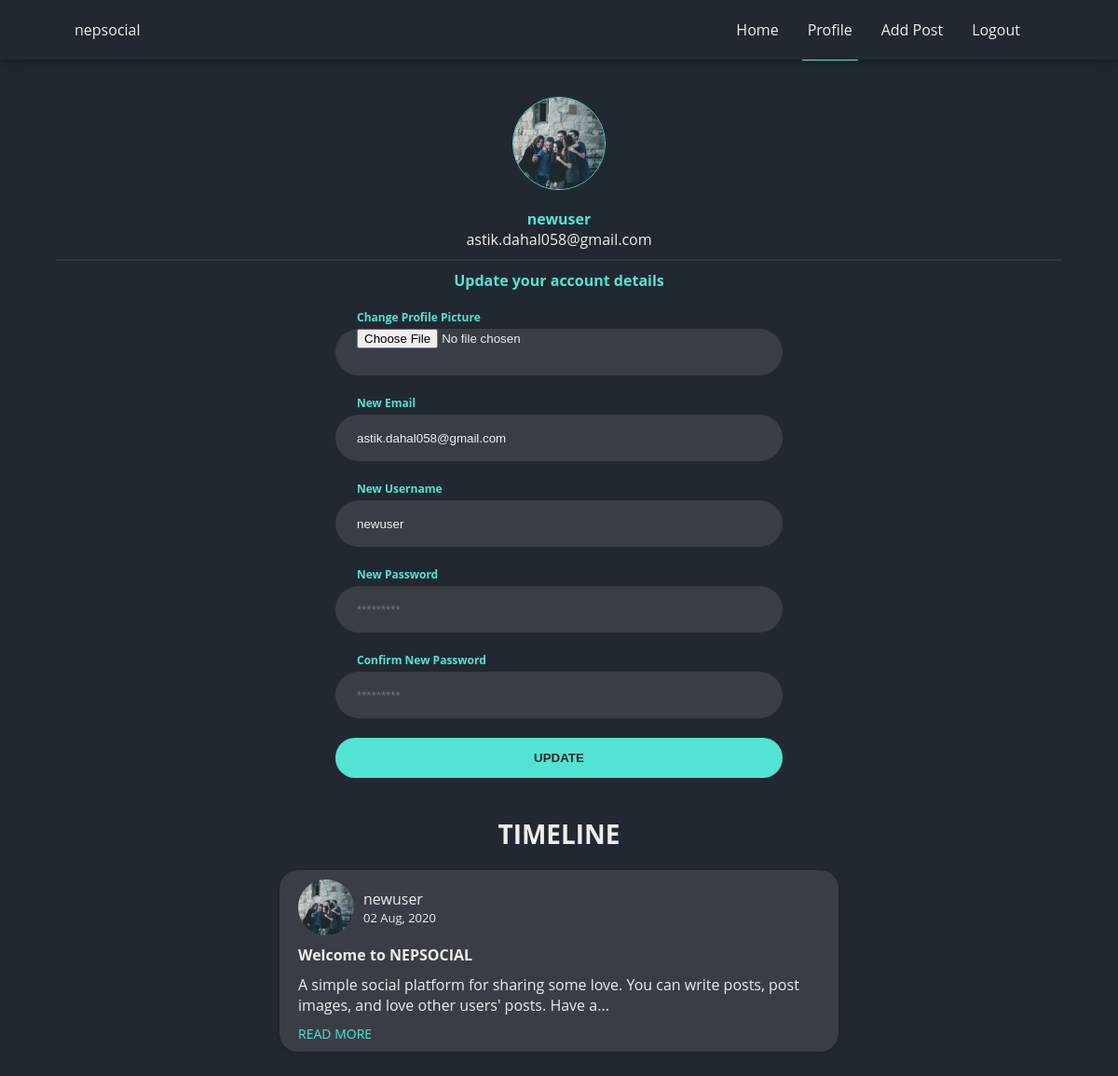
Screenshot of /profile (signed in) with the database file from the repository.
### blog/models.py (models this page shows, shortened)
class User(db.Model, UserMixin):
    __searchable__ = ['username']
    id = db.Column(db.Integer, primary_key=True)
    username = db.Column(db.String(12), unique=True, nullable=False)
    email = db.Column(db.String(120), unique=True, nullable=False)
    password = db.Column(db.String(36), nullable=False)
    profile_image = db.Column(db.String(60), default='default.jpg')
    confirmed = db.Column(db.Boolean, default=False)
    posts = db.relationship('Post', backref='author', lazy=True)
    liked = db.relationship('PostLike',
                            foreign_keys='PostLike.user_id',
                            backref='user',
                            lazy='dynamic')

class Post(db.Model):
    __searchable__ = ['title', 'content']
    id = db.Column(db.Integer, primary_key=True)
    date_posted = db.Column(db.DateTime, default=datetime.utcnow)
    title = db.Column(db.String(90), nullable=True, default='')
    content = db.Column(db.String(3000), nullable=False)
    image_file = db.Column(db.String(60))
    category = db.Column(db.String(20), default='Public')
    user_id = db.Column(db.Integer(), db.ForeignKey('user.id'), nullable=False)
    likes = db.relationship('PostLike', backref='post', lazy='dynamic')

### blog/users/routes.py (the view)
@users.route("/profile", methods=['GET', 'POST'])
@login_required
def profile():
    form = UpdateAccountForm()
    if form.validate_on_submit():
        form_picture = form.picture.data
        if form_picture :
            picture_file = save_profile_picture(form_picture)
            if picture_file:
                current_user.profile_image = picture_file
        if form.password.data and form.confirm_password.data:
            if form.password.data == form.confirm_password.data:
                hashed_pw = bcrypt.generate_password_hash(form.password.data)
                current_user.password = hashed_pw
            else:
                flash("Passwords don't match", 'error')
                return redirect(url_for('users.profile'))
        current_user.username = form.username.data  #current user is derived from usermixin class in models, from loginmanager
        current_user.email = form.email.data
        db.session.commit()
        flash('Your account has been updated!', 'success')
        return redirect(url_for('users.profile'))
    elif request.method == 'GET': #adds the current users email and username on the form field
        form.username.data = current_user.username
        form.email.data = current_user.email
    profile_image = url_for('static',
                            filename='profile_pics/' +
                            current_user.profile_image)
    page = request.args.get('page', 1, type=int) #get page query '?page=xx' from the url bar
    user = User.query.filter_by(username=current_user.username).first()
    posts = Post.query.filter_by(author=user).order_by(
        Post.date_posted.desc()).paginate(per_page=15, page=page)
    return render_template('profile.html',
                           title='Account',
                           profile_image=profile_image,
                           form=form,
                           posts=posts)

### blog/users/forms.py (shortened to what this page needs)
class UpdateAccountForm(FlaskForm):
    email = StringField('New Email', validators=[DataRequired(), Email()])
    username = StringField('New Username',
                           validators=[DataRequired(),
                                       Length(min=4, max=12)])
    password = PasswordField('New Password') #, validators=[ Length(min=8, max=32)]
    confirm_password = PasswordField('Confirm New Password') #, validators=[EqualTo('password', message="Must be equal to the original password!")]
    picture = FileField('Change Profile Picture', validators =[
        FileAllowed(['jpg', 'png'], message="Invalid file type. Upload JPG or PNG")
    ])
    submit = SubmitField('Update')

### blog/models.py (called while the page is built)
@login_manager.user_loader
def load_user(user_id):
    return User.query.get(int(user_id))

### blog/templates/profile.html (shortened to what this page needs)
{% extends "base.html" %}
{% block content %}
<section class="profile">
  <div class="profile__container">
    <div class="pc__top">
      <div class="pc__img">
        <img src="{{ profile_image }}" alt="{{ current_user.username }}">
      </div>
      <p class="pc__username ">{{ current_user.username }}</p>
      <p class="pc__email">{{ current_user.email }}</p>
    </div>
    <hr>
    <div class="update__container form__container">
      <form class="form uc__form" action="" method="POST" enctype="multipart/form-data">
          <fieldset >
              <p class="form__legend ucf__legend">Update your account details</p>
              <div class="form-group">
                  {{ form.picture.label(class="form-control-label") }}
                  {{ form.picture(class="form-control form-control-file") }}
                 </div>
                  <div class="form-group">
                    {{ form.email.label (class="form-control-label") }}
                    {% if form.email.errors %}
                        {{ form.email  (class="form-control", placeholder="johndoe@gmail.com")}}
                        <div class="invalid-feedback">
                            {% for error in form.email.errors %}
                            <span class="form-control-error"  >{{error   }}</span>
                            {% endfor %}
                        </div>
                    {% else %}
                    {{ form.email (class="form-control", placeholder="johndoe@gmail.com") }}
                    {% endif %}
                </div>
                <div class="form-group">
                  {{ form.username.label (class="form-control-label") }}
                  {% if form.username.errors %}
                      {{ form.username  (class="form-control", placeholder="John Doe")}}
                      <div class="invalid-feedback">
                          {% for error in form.username.errors %}
                          <span class="form-control-error"  >{{error }}</span>
                          {% endfor %}
                      </div>
                  {% else %}
                  {{ form.username (class="form-control", placeholder="John Doe") }}
                  {% endif %}
              </div>
              <div class="form-group ">
                {{ form.password.label(class="form-control-label") }}
                {% if form.password.errors%}
                {{ form.password (class="form-control", placeholder="*********")}}
                <div class="invalid-feedback">
                    {% for error in form.password.errors %}
                    <span class="form-control-error"  >{{error  }}</span>
                    {% endfor %}
                </div>
            {% else %}
            {{ form.password (class="form-control", placeholder="*********")}}
            {% endif %}
            </div>
            <div class="form-group">
              {{ form.confirm_password.label(class="form-control-label") }}
              {% if form.confirm_password.errors%}
              {{ form.confirm_password (class="form-control", placeholder="*********")}}
              <div class="invalid-feedback">
                  {% for error in form.confirm_password.errors %}
                  <span class="form-control-error"  >{{error}}</span>
                  {% endfor %}
              </div>
              {% else %}
                  {{ form.confirm_password (class="form-control", placeholder="*********")}}
              {% endif %}
              </div>
                <div class="form-group">
                  {{ form.submit(class="submit-btn btn btn--primary") }}
                </div>
              </fieldset>
          </form>
       </div>
       <h2 class="profile-feed-title">Timeline</h2>
       <div class="feed">
        <ul class="posts">
          {% for post in posts.items %}
            {% if post.category == 'Public' %}
              <li class="posts__item">
                <div class="p-top">
                  <div class="author-img-cont">
                    <img class="p__author-img" src="{{ url_for('static',filename='profile_pics/' +post.author.profile_image) }}" alt="{{ post.author.username }}">
                  </div>
                  <div class="p-top-detail">
                    <p><a class="p__author" href="{{ url_for('users.user_posts', username = post.author.username)}}">{{ post.author.username}}</a></p>
                    <p class="p__dateposted"> <span>{{ post.date_posted.strftime("%d %b, %Y") }} </span>
                  </div>
                </div>
                <div class="p-btm">
                  <p class="p__title">{{ post.title }}</p>
                  <a href="{{ url_for('posts.post', id = post.id)}}" class="p__content">{{ post.content | striptags | truncate(125, killwords=False, end='...')}}</a>
                  <br>
                  <a href="{{ url_for('posts.post', id = post.id)}}" class="p__readmore">READ MORE</a>
                </div>
              </li>
            {% endif %}
          {% endfor %}
        </ul>
      </div>
      </div>
</div>
{% endblock content %}

### blog/static/styles/style.css (style rules this page uses)
* { margin: 0; padding: 0; box-sizing: border-box; }
html { --main-bg: #222831; --pri-text: #eeeeee; --sec-text: #53e3d2; --accent: #53e3d2; --accent-soft: #34a497; --neutral: #393e46; --danger: #fd3b3b; --info: #346dc2; --warning: #a89527; --success: #41a53e; background-color: var(--main-bg); font-size: 10px; font-family: "Open Sans"; overflow-x: hidden; }
.form-control-label, .form-check-label { font-size: 1.2rem; }
li { list-style: none; }
a { text-decoration: none; }
p, article, a { font-size: 1.6rem; }
h2 { font-size: 2.6rem; }
body { color: var(--pri-text); overflow-x: hidden; }
body a { color: var(--pri-text); }
@media only screen and (min-width: 1000px) { p, article, a { font-size: 1.6rem; } }
@media only screen and (min-width: 1000px) { h2 { font-size: 2.8rem; } }
.btn { display: flex; height: 4.3rem; align-items: center; justify-content: center; width: 18rem; font-weight: bold; text-transform: uppercase; border-radius: 2.1rem; }
.btn--primary { background-color: var(--accent); color: var(--main-bg); transition: background-color ease 250ms, color ease 250ms; }
input[type="submit"] { border: none; cursor: pointer; font-weight: bold; }
.form__container { display: flex; flex-direction: column; align-items: center; justify-content: center; height: inherit; max-width: 500px; margin: 0 auto; }
.form { display: flex; flex-direction: column; width: 100%; padding: 0 1rem; }
fieldset { outline: none; border: none; width: 100%; }
.form__legend { text-align: center; color: var(--sec-text); font-weight: bold; margin-bottom: 2rem; }
.form-group, .form-check { margin-bottom: 2.1rem; }
.form-group { display: flex; flex-direction: column; }
.form-group input[type = submit] { width: 100%; }
.form-control { display: inline-block; height: 5rem; padding: 0 2.3rem; border-radius: 3rem; border: none; background-color: var(--neutral); color: var(--pri-text); transition: border 250ms ease; }
.form-control-label { margin-bottom: 0.4rem; font-weight: bold; color: var(--sec-text); }
.form-control-label, .form-check-label,.form-group p { padding-left: 2.3rem; }
.posts { max-width: 600px; margin: 0 auto; }
.posts__item { background-color: var(--neutral); margin-bottom: 2.6rem; padding: 1rem 2rem; border-radius: 2rem; box-shadow: 0px 1px 4px 0px rgba(0,0,0,0.2); }
.p-top { display: flex; align-items: center; }
.author-img-cont { height: 6rem; width: 6rem; border-radius: 50%; overflow: hidden; display: flex; align-items: center; justify-content: center; }
.p__author-img { height: 6rem; width: 6rem; object-fit: cover; }
.p-top-detail { margin-left: 1rem; }
.p__dateposted { font-size: 1.3rem; }
.p-btm { margin-top: 1rem; }
.p__title { font-weight: bold; }
.p__content { font-weight: 400; margin: 1rem 0; display: inline-block; }
.p__readmore { font-size: 1.4rem; color: var(--sec-text); }
hr { margin: 1rem 0; opacity: 0.1; }
.profile__container { margin: 2rem auto; }
.pc__top { width: 100%; display: flex; flex-direction: column; justify-content: center; align-items: center; }
.pc__img { height: 10rem; width: 10rem; overflow: hidden; border-radius: 50%; display: flex; justify-content: center; align-items: center; margin: 2rem 0; border: 1.3px solid var(--accent); transition: box-shadow 250ms ease; }
.pc__img img { height: 11rem; width: 11rem; object-fit: cover; }
.pc__username { color: var(--sec-text); font-weight: bold; }
.profile-feed-title { margin: 2rem 0; text-transform: uppercase; text-align: center; }

### rows the page displays
User: username "newuser", email "astik.dahal058@gmail.com"
Post: profile_image (picture), author.username "newuser", date_posted "02 Aug, 2020", title "Welcome to NEPSOCIAL", content "A simple social platform for sharing some love. You can write posts, post images, and love other users' posts. Have a..."
